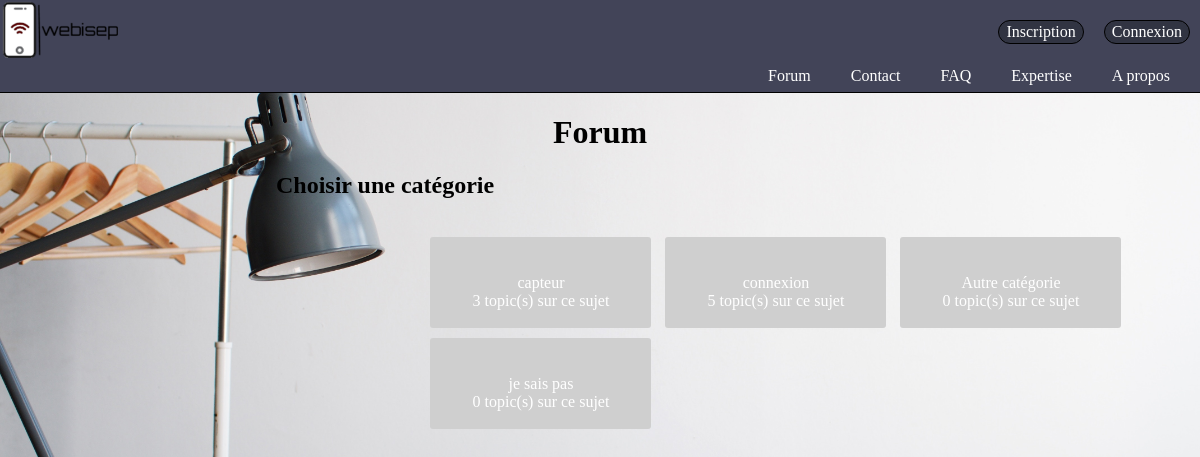
The page /index.php?action=forum on the database its author committed.
### tables this page shows
CREATE TABLE IF NOT EXISTS `categorie` (
  `id` int(11) NOT NULL AUTO_INCREMENT,
  `nom` text NOT NULL,
  PRIMARY KEY (`id`)
);

### controllers/controller.php (called while the page is built, shortened)
<?php
include "models/model.php";
function forum() {
  $reqcategories= affichForum();
    include "views/forum.php";
}
?>

### models/model.php (called while the page is built, shortened)
<?php
function affichForum(){
	$bdd=bdd();
	$reqcategories=$bdd -> prepare('SELECT* FROM categorie ');
	$reqcategories->execute(array());
	return $reqcategories;
}
function affichNbTopic($num){
	$bdd=bdd();
	$reqNbmessage=$bdd ->prepare("SELECT COUNT(titre) FROM topic WHERE id_categorie=?");
	$reqNbmessage->execute(array($num));
	$nbmessage=$reqNbmessage ->fetch();
	return $nbmessage;
}
?>

### views/forum.php (the view, shortened to what this page needs)
<?php include("General.php");
 ?>
<html>
<head>
	<link rel="stylesheet" href="design/forum.css" />
</head>
<body>
	<h1 align="center">Forum</h1>
	<h2>Choisir une catégorie</h2><br>
<div class="totalCategorie" >
<?php
while($listeCategories=$reqcategories ->fetch()){
	$num=$listeCategories['id'];
	$nbmessage=affichNbTopic($num);
	?>
	<div id="boite">
		<a class="categorie" href="index.php?action=categorie&var=<?php echo $listeCategories['nom']?>">
			<?php echo $listeCategories['nom'].'<br>'.$nbmessage[0]." topic(s) sur ce sujet"."<br>"?>
		</a>
	</div>
<?php
}
?>
</div>
</body>
</html>

### design/forum.css (style rules this page uses)
.categorie { padding: 37px 10px 18px 11px; background-color: #cfcfcf; width: 200px; text-align: center; margin-bottom: 10px; float: left; margin-left: 10px; color: white; text-decoration: none; border-radius: 3px; }
h2 { padding-left: 23%; }
.totalCategorie { width: 65%; margin-left: 30%; margin-right: auto; float: right; }
body { background-image:url(../image/mur1.jpg); background-size: cover; background-attachment: fixed; background-repeat: no-repeat; image-rendering: optimizeQuality; backface-visibility: visible; }
#boite { display: inline-grid; }

### rows shown on the page
categorie: nom "capteur", nbmessage "3"
categorie: nom "connexion", nbmessage "5"
categorie: nom "Autre catégorie", nbmessage "0"
categorie: nom "je sais pas", nbmessage "0"
